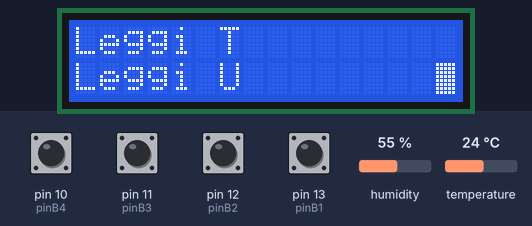
Bench run of a sketch on a simulated Arduino Uno, built with avr-gcc and run on an emulated ATmega328P. On the bench: 16×2 character LCD. The test bench sets the inputs (shaded band); at power-on: pin 10 (pinB4), pin 11 (pinB3), pin 12 (pinB2), pin 13 (pinB1) HIGH, humidity 55 %, temperature 24 °C.

Above: at 2.2 s.
2.3 s: pin 11 (pinB3) pulled LOW for 0.15 s
At 2.7 s:
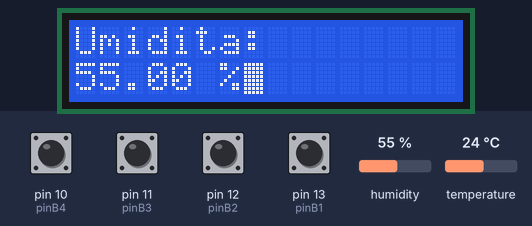
3.9 s: humidity set to 22 %
At 5.8 s:
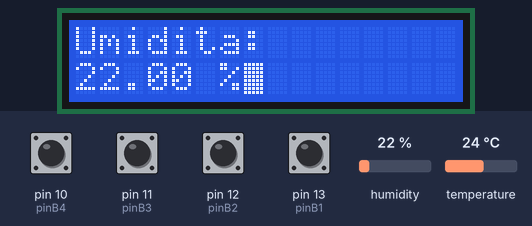
6.6 s: humidity set to 40 %
At 8.4 s:
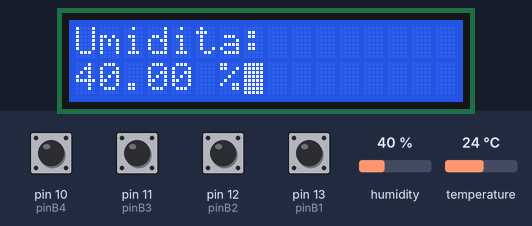
8.7 s: humidity set to 68 %
At 9.9 s:
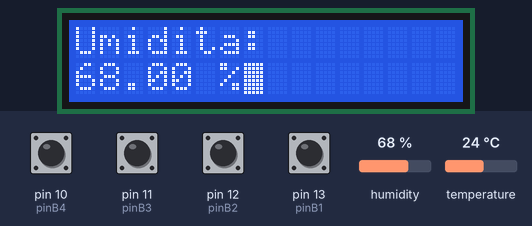
10.7 s: pin 10 (pinB4) pulled LOW for 0.15 s
At 11.8 s:
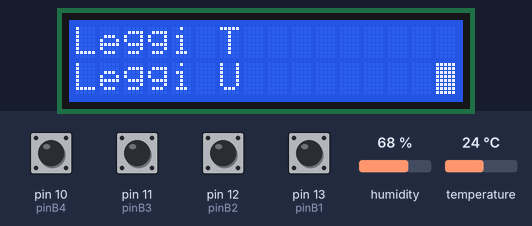
12.3 s: pin 13 (pinB1) pulled LOW for 0.15 s
At 13.5 s:
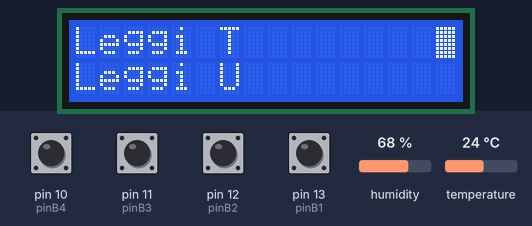
Timing chart, 0 to 14.9 s (numbered marks = the images above; inputs shaded):
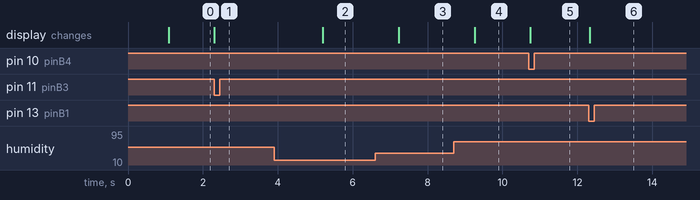

Measured:
- after the input at 2.3 s, the display: changes at once (image 1)
- after the input at 3.9 s, the display: changes after 1.3 s (image 2)
- after the input at 6.6 s, the display: changes after 0.63 s (image 3)
- after the input at 8.7 s, the display: changes after 0.56 s (image 4)
- after the input at 10.7 s, the display: changes after 0.05 s (image 5)
- after the input at 12.3 s, the display: changes at once (image 6)

The sketch:

StazioneMeteoEd2.ino
```cpp
#include <DHT.h>
#include <DHT_U.h>
#include <LiquidCrystal.h>

//pin display LCD 16 colonne 2 righe
byte RS = 2;
byte E  = 3;
byte D4 = 4;
byte D5 = 5;
byte D6 = 6;
byte D7 = 7;

LiquidCrystal LCD(RS, E, D4, D5, D6, D7);  //creo la variabile LCD a cui è collegato il display

//pin DHT11
byte pinDHT = 8;
float T = 0;
float H = 0;

DHT dht11(pinDHT, DHT11);

//pin Pulsanti
byte pinB1 = 13;
byte pinB2 = 12;
byte pinB3 = 11;
byte pinB4 = 10;

//variabili state-machine
int counter = 0;

//variabili posizione del menù
int su = 0;
int giu = 1;
int destra = 0;
int sinistra = 0;

void setup() {
  pinMode(pinB1, INPUT_PULLUP);
  pinMode(pinB2, INPUT_PULLUP);
  pinMode(pinB3, INPUT_PULLUP);
  pinMode(pinB4, INPUT_PULLUP);

  LCD.begin(16,2);
  dht11.begin();
  LCD.print("Stazione Meteo");
  delay(1000);
  LCD.clear();
}

void loop() {
  T = dht11.readTemperature();
  H = dht11.readHumidity();
  if(counter == 0){
    LCD.clear();
    LCD.setCursor(0,0);
    LCD.print("Leggi T");
    LCD.setCursor(0,1);
    LCD.print("Leggi U");
    counter++;
  }
  if(counter == 1){
    LCD.blink();
    if(digitalRead(pinB1) == LOW && su != 1){
      su++;
      giu = 0;
    }
    if(digitalRead(pinB2) == LOW && giu != 1){
      giu++;
      su = 0;
    }
    if(su == 1){
      LCD.setCursor(15,0);
    }
    if(giu == 1){
      LCD.setCursor(15,1);
    }
    if(digitalRead(pinB3) == LOW){
      if(su == 1){
        counter++;
      }
      if(giu == 1){
        counter += 2;
      }
    }
  }
  if(counter == 2){
    LCD.clear();
    LCD.print("Temperatura:");
    LCD.setCursor(0,1);
    LCD.print(T);
    LCD.print(" ^C");
    delay(60);
    if(digitalRead(pinB4) == LOW){
      counter = 0;
    }
  }
  if(counter == 3){
    LCD.clear();
    LCD.print("Umidita:");
    LCD.setCursor(0,1);
    LCD.print(H);
    LCD.print(" %");
    delay(60);
    if(digitalRead(pinB4) == LOW){
      counter = 0;
    }
  }
}
```
